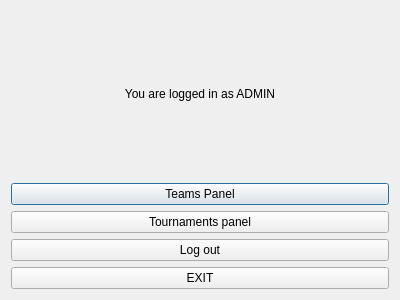
<?xml version="1.0" encoding="UTF-8"?>
<ui version="4.0">
 <class>adminsPanel</class>
 <widget class="QDialog" name="adminsPanel">
  <property name="geometry">
   <rect>
    <x>0</x>
    <y>0</y>
    <width>400</width>
    <height>300</height>
   </rect>
  </property>
  <property name="windowTitle">
   <string>Dialog</string>
  </property>
  <layout class="QVBoxLayout" name="verticalLayout_2">
   <item>
    <layout class="QVBoxLayout" name="verticalLayout">
     <item>
      <widget class="QLabel" name="label">
       <property name="sizePolicy">
        <sizepolicy hsizetype="Minimum" vsizetype="Ignored">
         <horstretch>0</horstretch>
         <verstretch>0</verstretch>
        </sizepolicy>
       </property>
       <property name="text">
        <string>You are logged in as ADMIN</string>
       </property>
       <property name="alignment">
        <set>Qt::AlignCenter</set>
       </property>
      </widget>
     </item>
     <item>
      <widget class="QPushButton" name="teamsPanelButton">
       <property name="text">
        <string>Teams Panel</string>
       </property>
      </widget>
     </item>
     <item>
      <widget class="QPushButton" name="tourPanelButton">
       <property name="text">
        <string>Tournaments panel</string>
       </property>
      </widget>
     </item>
     <item>
      <widget class="QPushButton" name="logOutButton">
       <property name="text">
        <string>Log out</string>
       </property>
      </widget>
     </item>
     <item>
      <widget class="QPushButton" name="exitButton">
       <property name="text">
        <string>EXIT</string>
       </property>
      </widget>
     </item>
    </layout>
   </item>
  </layout>
 </widget>
 <resources/>
 <connections/>
</ui>
